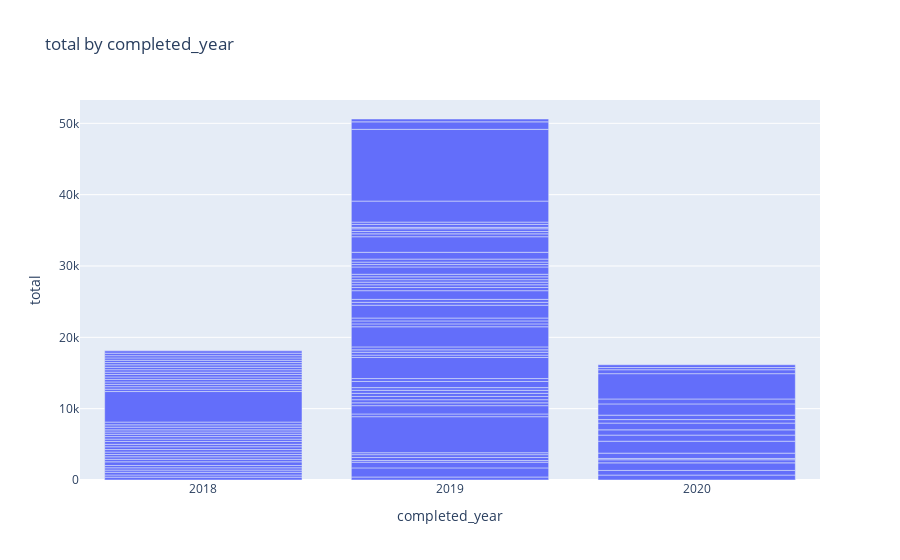

Source (notebook cell):
### Code cell
# DISCLAIMER: 'df' refers to the data you passed in when calling 'dtale.show'
df =df_result_imputed

import pandas as pd

if isinstance(df, (pd.DatetimeIndex, pd.MultiIndex)):
	df = df.to_frame(index=False)

# remove any pre-existing indices for ease of use in the D-Tale code, but this is not required
df = df.reset_index().drop('index', axis=1, errors='ignore')
df.columns = [str(c) for c in df.columns]  # update columns to strings in case they are numbers

chart_data = pd.concat([
	df['completed_year'],
	df['total'],
], axis=1)
chart_data = chart_data.sort_values(['completed_year'])
chart_data = chart_data.rename(columns={'completed_year': 'x'})
chart_data = chart_data.dropna()

import plotly.graph_objs as go

charts = []
charts.append(go.Bar(
	x=chart_data['x'],
	y=chart_data['total']
))
figure = go.Figure(data=charts, layout=go.Layout({
    'barmode': 'group',
    'legend': {'orientation': 'h'},
    'title': {'text': 'total by completed_year'},
    'xaxis': {'tickformat': '0:g', 'title': {'text': 'completed_year'}},
    'yaxis': {'title': {'text': 'total'}, 'type': 'linear'}
}))

# If you're having trouble viewing your chart in your notebook try passing your 'chart' into this snippet:
#
from plotly.offline import iplot, init_notebook_mode
#
init_notebook_mode(connected=True)
for chart in charts:
    chart.pop('id', None) # for some reason iplot does not like 'id'
    iplot(figure)

### Figure 1 — Plotly figure (JSON) as saved in the notebook; plotly's stock layout.template omitted (floating-point values rounded to 4 significant figures)
{"data": [{"type": "bar", "x": [2018, 2018, 2018, 2018, 2018, 2018, 2018, 2018, 2018, 2018, 2018, 2018, 2018, 2018, 2018, 2018, 2018, 2018, 2018, 2018, 2018, 2018, 2018, 2018, 2018, 2018, 2018, 2018, 2018, 2018, 2018, 2018, 2018, 2018, 2018, 2018, 2018, 2018, 2018, 2018, 2018, 2019, 2019, 2019, 2019, 2019, 2019, 2019, 2019, 2019, 2019, 2019, 2019, 2019, 2019, 2019, 2019, 2019, 2019, 2019, 2019, 2019, 2019, 2019, 2019, 2019, 2019, 2019, 2019, 2019, 2019, 2019, 2019, 2019, 2019, 2019, 2019, 2019, 2019, 2019, 2019, 2019, 2019, 2019, 2019, 2019, 2019, 2019, 2019, 2019, 2019, 2019, 2019, 2019, 2020, 2020, 2020, 2020, 2020, 2020, 2020, 2020, 2020, 2020, 2020, 2020, 2020, 2020, 2020, 2020, 2020, 2020], "y": [397, 305.9, 379, 307, 322.8, 325.9, 510.4, 356, 346, 322, 347, 348.9, 391, 346, 396.9, 330, 352, 328, 317, 301, 377, 325.9, 387, 4281.0, 333, 347.3, 323, 347, 349, 346, 348, 327.4, 341, 338, 345.9, 319.9, 319.0, 327, 318, 345, 328, 419, 1277, 802, 237, 422, 397, 272, 5051, 380, 1163, 398, 439, 456, 436, 423, 379, 862, 409, 2951.0, 337, 398, 338, 413.5, 2820, 406, 416, 405, 1798.0, 405, 412, 1219, 441.9, 386, 371, 347, 392, 361, 1024, 340, 342, 423.7, 953, 2182, 401, 327, 386, 198, 409, 330, 2946, 10057, 1048, 402, 691, 651, 1059, 436, 180, 749, 1673, 855, 739, 946.7, 490, 625, 1572, 691, 3550, 551.9, 307, 386]}], "layout": {"barmode": "group", "legend": {"orientation": "h"}, "title": {"text": "total by completed_year"}, "xaxis": {"tickformat": "0:g", "title": {"text": "completed_year"}}, "yaxis": {"title": {"text": "total"}, "type": "linear"}}}
